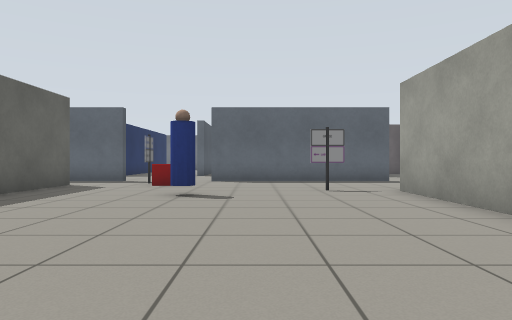
View 1 (above)

24 first-person views from a walk through a world built for the Gazebo simulator. The camera is 0.72 m above the floor, looks level and sees 70° across. The floor is counted in squares, 1 m on a side. Each view is taken from the middle of a square. On the plan, view 1 faces up. The plan holds only what a view shows up to about 11 squares ahead; the rest is blank.

View 2
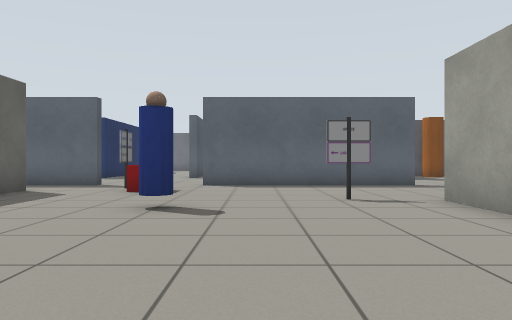

View 3
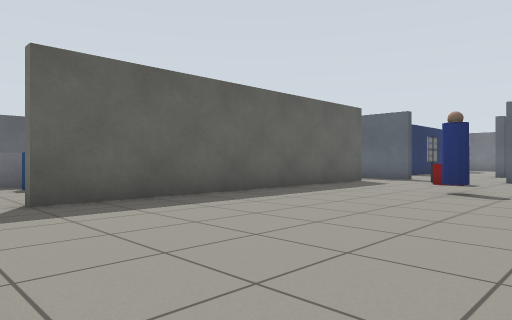

View 4
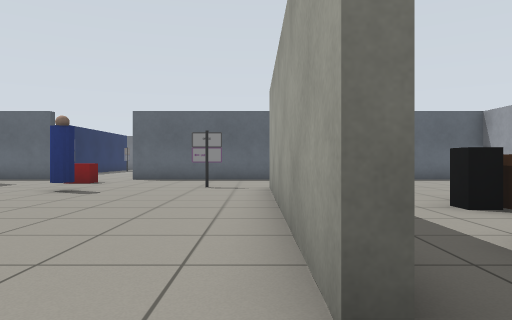

View 5
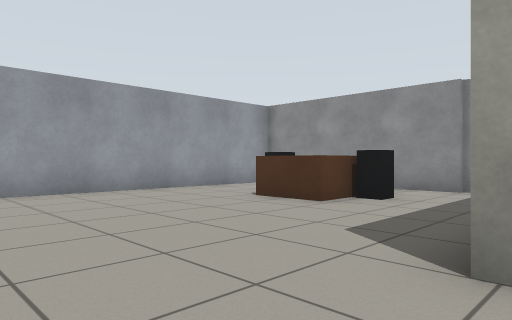

View 6
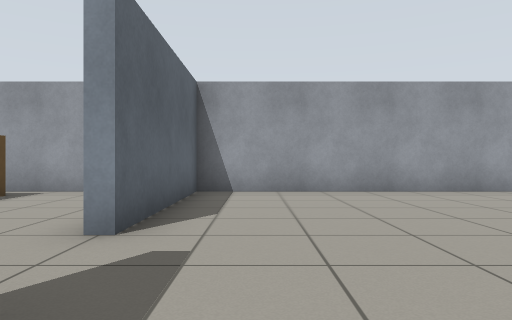

View 7
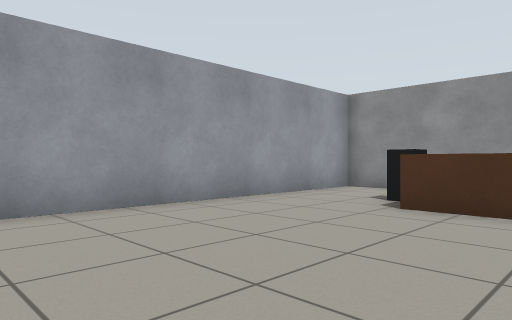

View 8
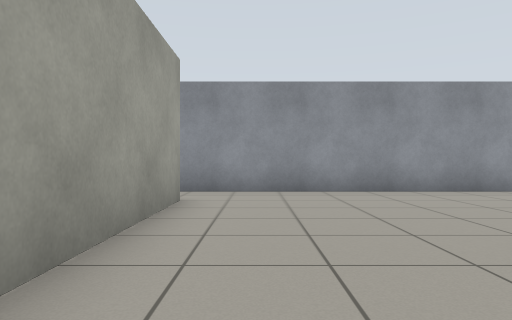

View 9
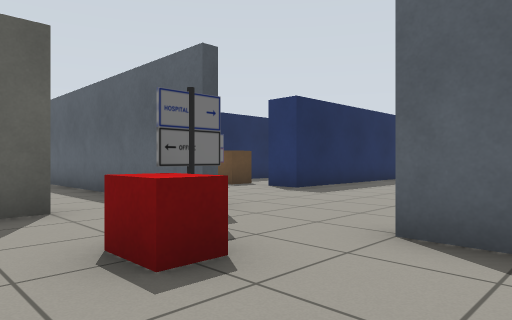

View 10
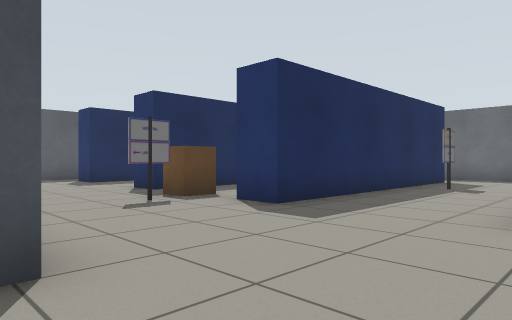

View 11
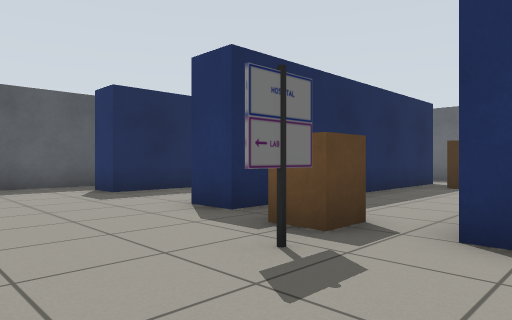

View 12
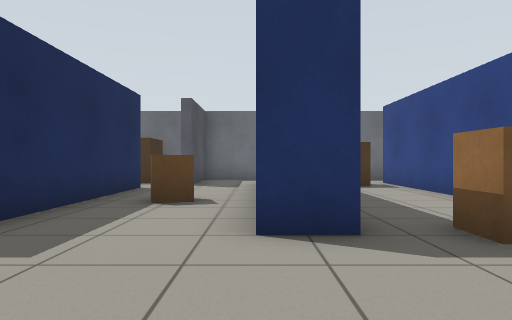

View 13
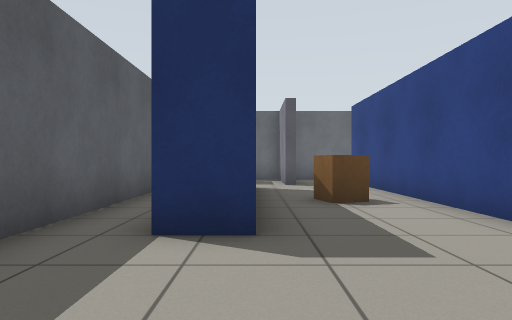

View 14
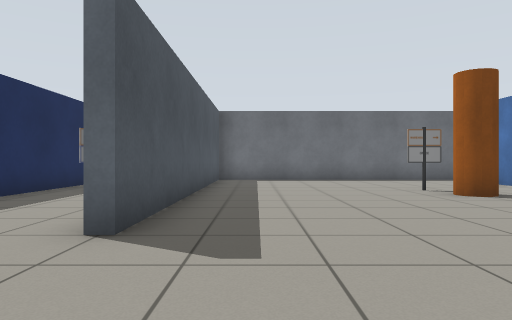

View 15
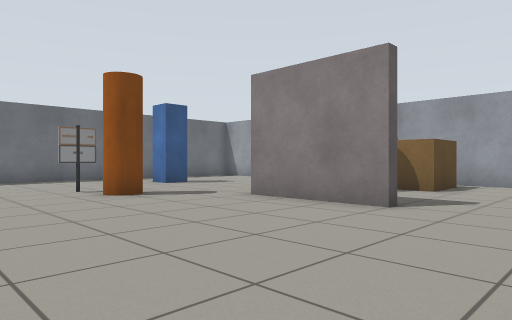

View 16
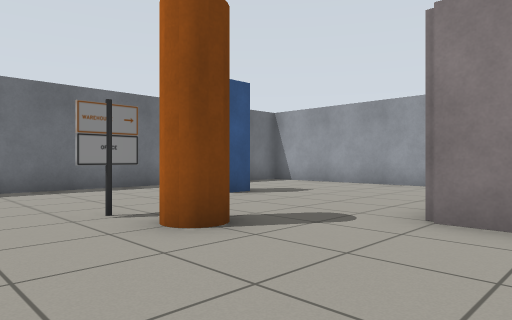

View 17
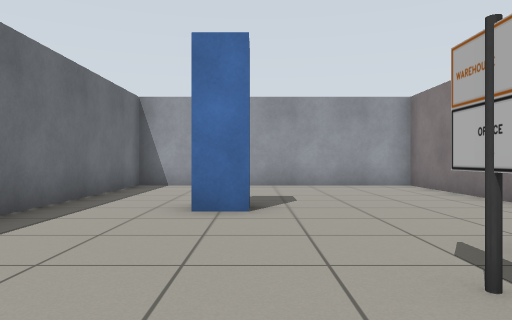

View 18
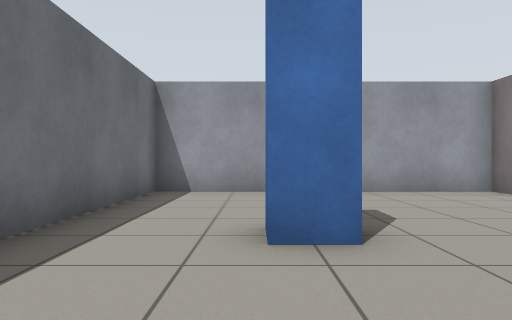

View 19
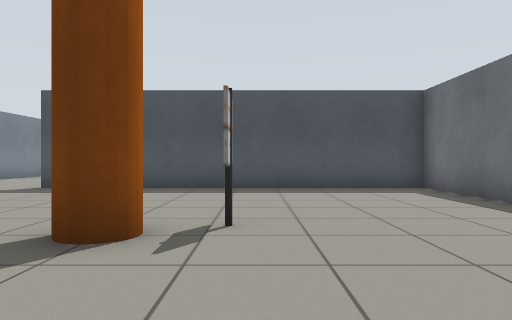

View 20
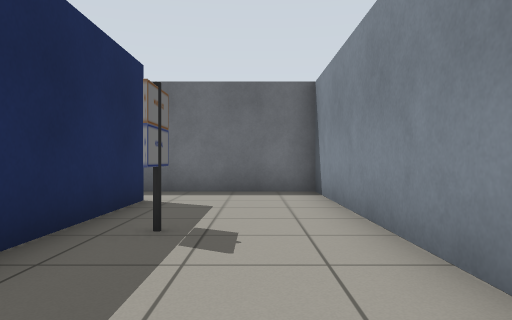

View 21
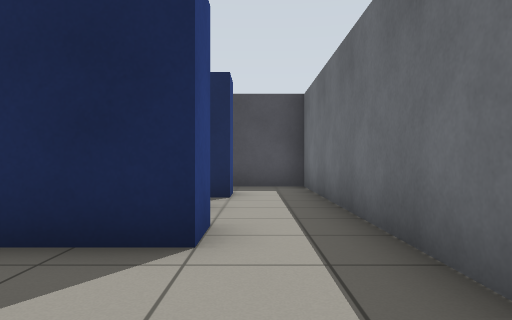

View 22
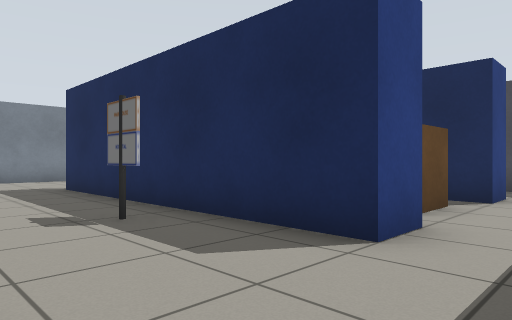

View 23
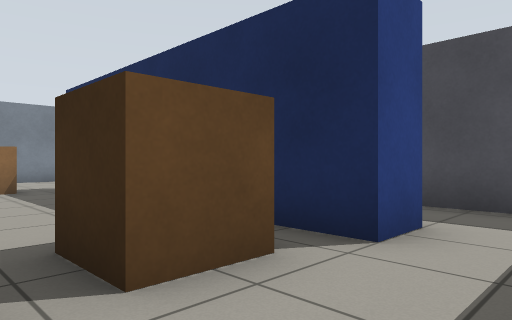

View 24
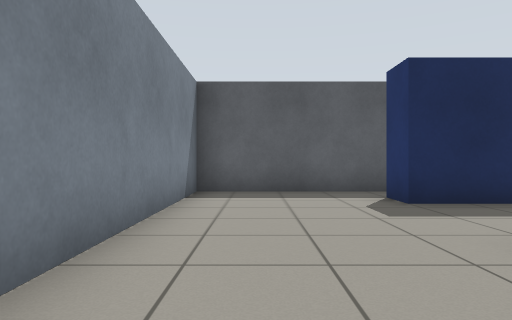

### Floor plan
Key: @ floor where view 1 was taken; # wall or solid block; . floor; B red box; P dark grey pole; E person; W white box; L black box; R brown box; S shelf; H house; I pillar; O other object.
Columns run from 17 left of view 1 to 12 right of it. Each row starts with its distance up from view 1.
 27      #########################
 26     H..........#.............#
 25     H..........#.............#
 24    .H.SSHHSS...#........I....#
 23    ...SSHHSS...#.......II....#
 22    S..SS..SSH..#....P........#
 21 #  S..SS..SS...#.....I.......#
 20 #. S.HSS..SS...#....II.......#
 19 #. SHHSS..SS...#.............#
 18 #. S..SS.. S...#.......###RR##
 17 #.SS..SSHHSS...#.......#  R  #
 16 #.......HH.............#..RR.#
 15 #........H...................#
 14 #...............  ..........
 13 #................. .......
 12 #############...######..######
 11          .....BB.............#
 10             #.BB.............#
  9             #......P.........#
  8             #...E....#.......#
  7             #...E....#.......#
  6             #........#.......#
  5             #........#.LRRL..#
  4             #........#..RR...#
  3             #........#...  ..#
  2       WWO   #........#.#######
  1       WW....#........#.
  0           .......@...
 -1               ........
 -2              #########

Positions as (right, up) in squares from view 1, and headings:
1: (0, 0), facing up
2: (0, 2), facing up
3: (1, -1), facing up-left
4: (3, -1), facing up
5: (3, 11), facing down-right
6: (3, 11), facing right
7: (6, 11), facing down-right
8: (2, 7), facing down
9: (0, 9), facing up-left
10: (-2, 12), facing up-left
11: (-6, 13), facing up-left
12: (-11, 13), facing up
13: (-14, 13), facing up
14: (-1, 13), facing up
15: (0, 13), facing up-right
16: (1, 17), facing up-right
17: (1, 23), facing right
18: (3, 24), facing right
19: (7, 22), facing left
20: (-4, 18), facing up
21: (-3, 25), facing left
22: (-3, 26), facing down-left
23: (-7, 26), facing down-left
24: (-8, 14), facing left
